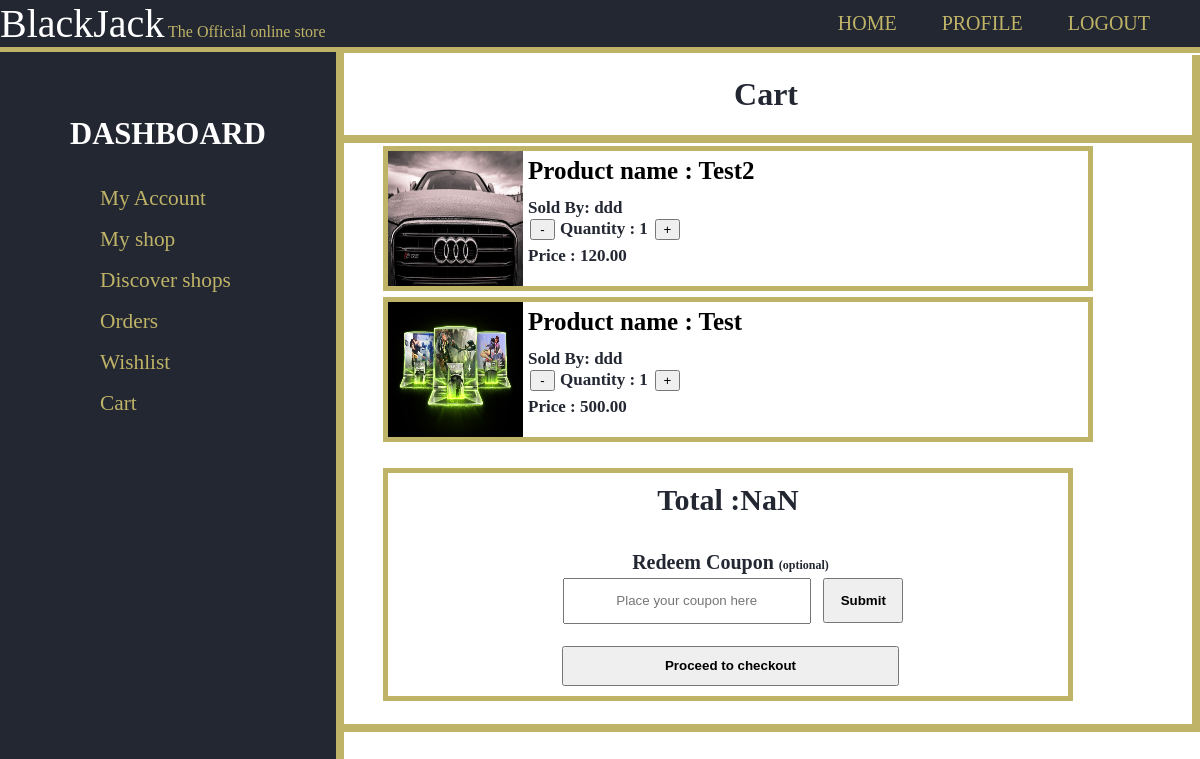
Screenshot of /cart/ (signed in) with the database file from the repository.
### products/models.py (models this page shows, shortened)
class Product(models.Model):
    id = models.UUIDField(primary_key=True, default=uuid.uuid4, editable=False)
    name = models.CharField(max_length=100)
    price = models.DecimalField(max_digits=7,decimal_places=2)
    description = models.TextField(blank=True)
    remaininginstock = models.PositiveSmallIntegerField(default=1)
    featured = models.BooleanField(default=False)
    image = models.ImageField(null=True,blank=True,upload_to='product_images/')
    shop = models.ForeignKey('shop.Shop',on_delete=models.CASCADE)
    reviews = models.ManyToManyField(Review, blank=True, related_name="reviews")

### shop/models.py (models this page shows, shortened)
class Shop(models.Model):
    name = models.CharField(max_length=30)
    description = models.TextField(max_length=100)
    products = models.ManyToManyField(Product, blank=True, related_name="products")
    coupons = models.ManyToManyField('shop.Coupon',null=True,default=None)

### users/views.py (the view)
# urls.py: path('cart/', views.cart, name='cart'),
def cart(request):
    products=request.user.cart.all()
    return render(request,"users/cart.html",
    {
        'products':products,
        'user':request.user
    }
    )

### users/templates/users/cart.html (shortened to what this page needs)
{% extends 'users/layout.html' %}
{% block name %}Cart{% endblock %}
{% block body %}
  <div id="items">
      <div class="itemscontainer">
          {% for product in products %}
          <div class="item" title="{{ product.name }}">
            <img src="{{ product.image.url }}" height="135" width="135">
            <p style="font-size:25px; font-weight:bold; position:relative; top:5px;"><a href="{% url 'productpage' product.id %}">Product name : {{ product.name }}</a></p>
            <p><span style="font-weight:bold;">Sold By: </span>{{ product.shop.name }}</p>
            <button type="button" name="-" class="count" onclick="dec({{product.name}})">-</button>
              <p style="display:inline;"><span style="font-weight:bold; bottom:10px;">Quantity : </span> <span id="{{product.name}}" name="q">1</span></p>
              <button type="button" name="+" class="count" onclick="inc({{product.name}})"
              >+</button>
              <p ><span style="font-weight:bold;">Price : <span name="p">{{product.price}}</span></p>
          </div>
          {% endfor %}
      </div>
  </div>
  <div class="total">
      <p title="total" style="margin-top: 10px;margin-bottom: 0px;">Total :<span id="t"></span></p>
      <br>
      <p style="font-size:20px;margin-left:5px; font-weight:bold;margin-bottom:4px;margin-top: 0px;">Redeem Coupon <span style="font-size:12px;">(optional)</span></p>
      <input type="text" name="username" placeholder="Place your coupon here" style="display:inline; height:40px; width:240px; margin-left:5px; margin-top:0px;text-align:center;">
      <input type="button" name="Submit" value="Submit" style="display:inline; height:45px; width:80px; position:relative; left:5px; font-weight:bold; margin-bottom:20px; ">
      <form action="Checkout.html">
      <input type="submit" value="Proceed to checkout" style=" height:40px; width:337px; margin-left:5px; font-weight:bold;">
      </form>
  </div>
{% endblock %}

### users/templates/users/cart.html (style rules this page uses)
#items { margin-left: 40px; overflow: hidden; }
.item { float:left; width:700px; background-color:white; border:5px solid #BFB367; margin:3px; }
.item a { color:black; text-decoration: none; }
.itemscontainer { border:navy; }
.item p { color:#232732; font-size:17px; position:relative; top:17px; margin:1px; }
.item img { float:left; height:135px; margin-right:5px; }
.total { font-size:30px; font-weight:bold; color:#232732; width:680px; background-color:white; border:5px solid #BFB367; margin:23px 43px; padding-bottom: 10px; text-align: center; }
.count { display:inline; bottom:-17px; position:relative; margin-left:2px; width:25px; margin-bottom: 5px; }

### users/templates/users/layout.html (style rules this page uses)
body { margin:0px; }

### rows the page displays
Product: image (picture), name "Test2", shop.name "ddd", price "120.00"
Product: image (picture), name "Test", shop.name "ddd", price "500.00"
